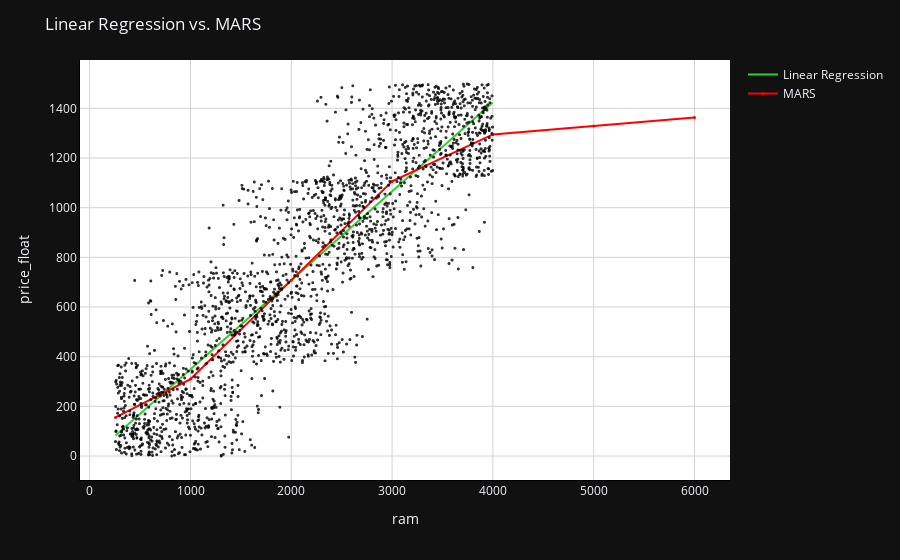

The notebook cell saved with this chart:
### Code cell
# ----- Create data for Linear Regression line -----
# Create 20 evenly spaced points from smallest X to largest X
x_range = np.linspace(X.min(), X.max(), 20)

# Predict y values for our set of X values
y_range = model1.predict(x_range.reshape(-1, 1))



# ----- Create data for MARS model line -----
# Select a few points including the 3 major ones: min, max and hinge
x_mars = np.array([X.min(), 1000, 1146.33, 2000, 3000, 4000, 5000, 6000, X.max()])

# Predict y values for our set of X values
y_mars = model2.predict(x_mars.reshape(-1, 1))



# ----- Create a scatter plot -----
fig = px.scatter(df, x=df['ram'], y=df['price_float'],
                 opacity=0.8, color_discrete_sequence=['black'])

# Add a best-fit line
fig.add_traces(go.Scatter(x=x_range, y=y_range, name='Linear Regression', line=dict(color='limegreen')))
fig.add_traces(go.Scatter(x=x_mars, y=y_mars, name='MARS', line=dict(color='red')))

# Change chart background color
fig.update_layout(dict(plot_bgcolor = 'white'))

# Update axes lines
fig.update_xaxes(showgrid=True, gridwidth=1, gridcolor='lightgrey',
                 zeroline=True, zerolinewidth=1, zerolinecolor='lightgrey',
                 showline=True, linewidth=1, linecolor='black')

fig.update_yaxes(showgrid=True, gridwidth=1, gridcolor='lightgrey',
                 zeroline=True, zerolinewidth=1, zerolinecolor='lightgrey',
                 showline=True, linewidth=1, linecolor='black')

# Set figure title
fig.update_layout(title_text="Linear Regression vs. MARS")

# Update marker size
fig.update_traces(marker=dict(size=3))

fig.show()

### Figure 1 — Plotly figure (JSON) as saved in the notebook; plotly's stock layout.template omitted (floating-point values rounded to 4 significant figures; data arrays with more than 128 entries replaced by an {"elided": "..."} marker saying what was removed)
{"data": [{"hovertemplate": "ram=%{x}<br>price_float=%{y}<extra></extra>", "legendgroup": "", "marker": {"color": "black", "opacity": 0.8, "symbol": "circle", "size": 3}, "mode": "markers", "name": "", "showlegend": false, "x": {"elided": "2000 int values"}, "xaxis": "x", "y": {"elided": "2000 float values"}, "yaxis": "y", "type": "scattergl"}, {"line": {"color": "limegreen"}, "name": "Linear Regression", "x": [256.0, 452.9, 649.9, 846.8, 1044.0, 1241.0, 1438.0, 1635.0, 1832.0, 2029.0, 2225.0, 2422.0, 2619.0, 2816.0, 3013.0, 3210.0, 3407.0, 3604.0, 3801.0, 3998.0], "y": [82.5, 153.1, 223.7, 294.2, 364.8, 435.4, 506.0, 576.5, 647.1, 717.7, 788.3, 858.8, 929.4, 1000.0, 1071.0, 1141.0, 1212.0, 1282.0, 1353.0, 1423.0], "type": "scatter", "marker": {"size": 3}}, {"line": {"color": "red"}, "name": "MARS", "x": [256.0, 1000.0, 1146.0, 2000.0, 3000.0, 4000.0, 5000.0, 6000.0, 3998.0], "y": [155.6, 309.9, 368.2, 707.9, 1106.0, 1295.0, 1329.0, 1363.0, 1295.0], "type": "scatter", "marker": {"size": 3}}], "layout": {"xaxis": {"anchor": "y", "domain": [0.0, 1.0], "title": {"text": "ram"}, "showgrid": true, "gridwidth": 1, "gridcolor": "lightgrey", "zeroline": true, "zerolinewidth": 1, "zerolinecolor": "lightgrey", "showline": true, "linewidth": 1, "linecolor": "black"}, "yaxis": {"anchor": "x", "domain": [0.0, 1.0], "title": {"text": "price_float"}, "showgrid": true, "gridwidth": 1, "gridcolor": "lightgrey", "zeroline": true, "zerolinewidth": 1, "zerolinecolor": "lightgrey", "showline": true, "linewidth": 1, "linecolor": "black"}, "legend": {"tracegroupgap": 0}, "margin": {"t": 60}, "plot_bgcolor": "white", "title": {"text": "Linear Regression vs. MARS"}}}
